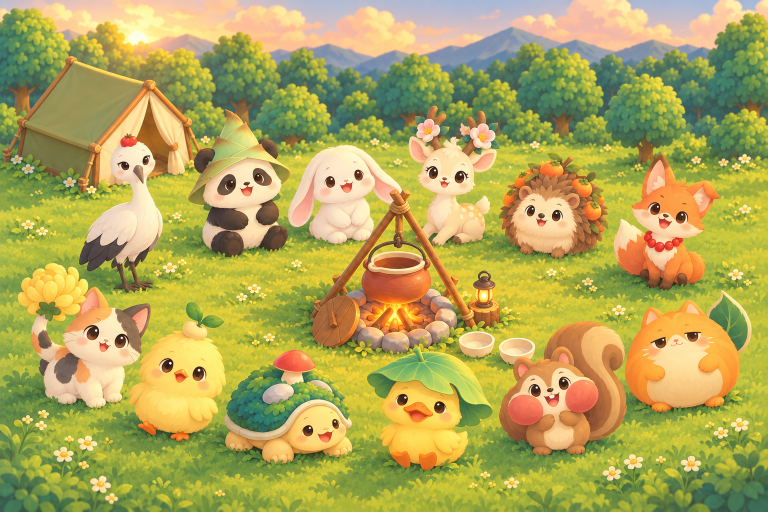
#> input picture art/raw/camp/family.png, 1536 x 1024 px (shown at 1/2 size)
$ python pet_art.py
#> lines starting #> are read from the running program, lines starting #| are printed output that depends on the picture
"""宠物的图册插画 → 包里的两张小图（替换占位）

    python3 scripts/camp/pet_art.py

art/raw/pets/<id>-album.png（Codex 出的图册插画，透明底，见 docs/art/camp-art-pack.md 3.3）→
    miniprogram/images/camp/pets/<id>.png        320 见方、脚踩在底边、256 色：图册、搬来的横幅；拼图加载失败时营地里也用它（底边对着落脚点）
    miniprogram/images/camp/pets/<id>-face.png   96 见方的头像：人物最上面一个正方形（和占位的取法一样），偷看食盆、「找它」、图册里没来的
有 -album 的才换，别的留着占位。
art/raw/camp/family.png（全家福，第 6 节）→ miniprogram/images/camp/family.jpg：12 只都到齐后图册的封面。需要 Pillow。
"""
import os

from PIL import Image

REPO = os.path.normpath(os.path.join(os.path.dirname(os.path.abspath(__file__)), '..', '..'))
RAW = os.path.join(REPO, 'art', 'raw', 'pets')
OUT = os.path.join(REPO, 'miniprogram', 'images', 'camp', 'pets')
FAMILY = os.path.join(REPO, 'art', 'raw', 'camp', 'family.png')
PET_PX, FACE_PX = 320, 96
FAMILY_W = 840      # 图册一页约 620rpx 宽，3 倍屏够清楚
MARGIN = 0.04       # 人物四周留的空（边长的比例）


def small(img, path):
    img.quantize(colors=256, method=Image.Quantize.FASTOCTREE).save(path, optimize=True)
    return os.path.getsize(path)


def portrait(img):
    """裁到人物、按长边缩进正方形，水平居中、脚踩在底边（留一点空）"""
    fig = img.crop(img.getbbox())
    side = round(max(fig.size) / (1 - 2 * MARGIN))
    canvas = Image.new('RGBA', (side, side), (0, 0, 0, 0))
    canvas.paste(fig, ((side - fig.width) // 2, side - round(side * MARGIN) - fig.height), fig)
    return canvas.resize((PET_PX, PET_PX), Image.LANCZOS)


def face(img):
    box = img.getbbox()
    w = box[2] - box[0]
    head = img.crop((box[0], box[1], box[2], box[1] + w))
    head.thumbnail((FACE_PX, FACE_PX), Image.LANCZOS)
    canvas = Image.new('RGBA', (FACE_PX, FACE_PX), (0, 0, 0, 0))
    canvas.paste(head, ((FACE_PX - head.width) // 2, (FACE_PX - head.height) // 2), head)
    return canvas


def main():
    done = []
    for name in sorted(os.listdir(RAW)):
        if not name.endswith('-album.png'):
            continue
        pet_id = name[:-len('-album.png')]
        img = Image.open(os.path.join(RAW, name)).convert('RGBA')
        a = small(portrait(img), os.path.join(OUT, f'{pet_id}.png'))
        b = small(face(img), os.path.join(OUT, f'{pet_id}-face.png'))
        done.append(pet_id)
        print(f'  ✓  {pet_id}.png {a // 1024} KB、{pet_id}-face.png {b // 1024} KB')
    print(f'{len(done)} 只换上了图册插画 → {OUT}' if done else 'art/raw/pets/ 里还没有 -album.png')
    if os.path.exists(FAMILY):
        img = Image.open(FAMILY).convert('RGB')
#> img is the input picture: PIL image 1536x1024 RGB; mean R, G, B 177, 166.9, 89.5
        img = img.resize((FAMILY_W, round(img.height * FAMILY_W / img.width)), Image.LANCZOS)
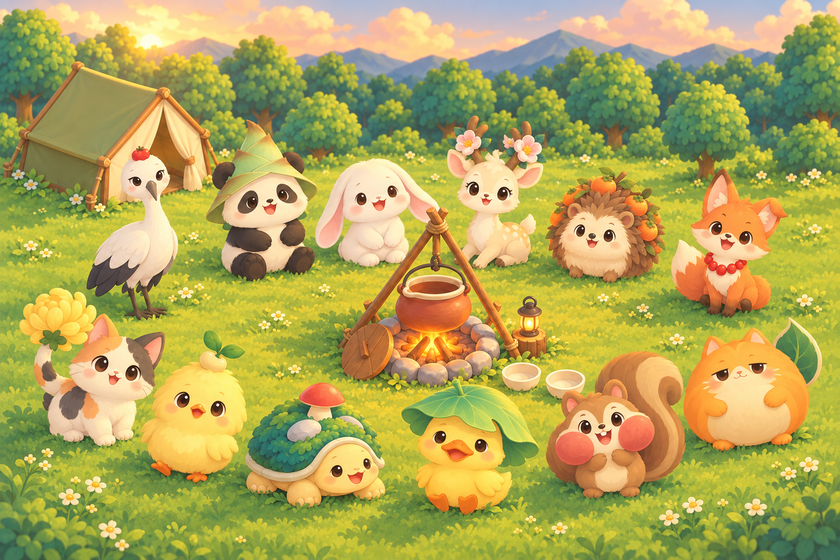
#> img: PIL image 840x560 RGB; mean R, G, B 176.9, 166.9, 89.5
        path = os.path.join(OUT, '..', 'family.jpg')
        img.save(path, quality=80, optimize=True, progressive=True)
        print(f'  ✓  全家福 family.jpg {img.width}×{img.height} {os.path.getsize(path) // 1024} KB')
#|   ✓  全家福 family.jpg 840×560 106 KB


if __name__ == '__main__':
    main()
